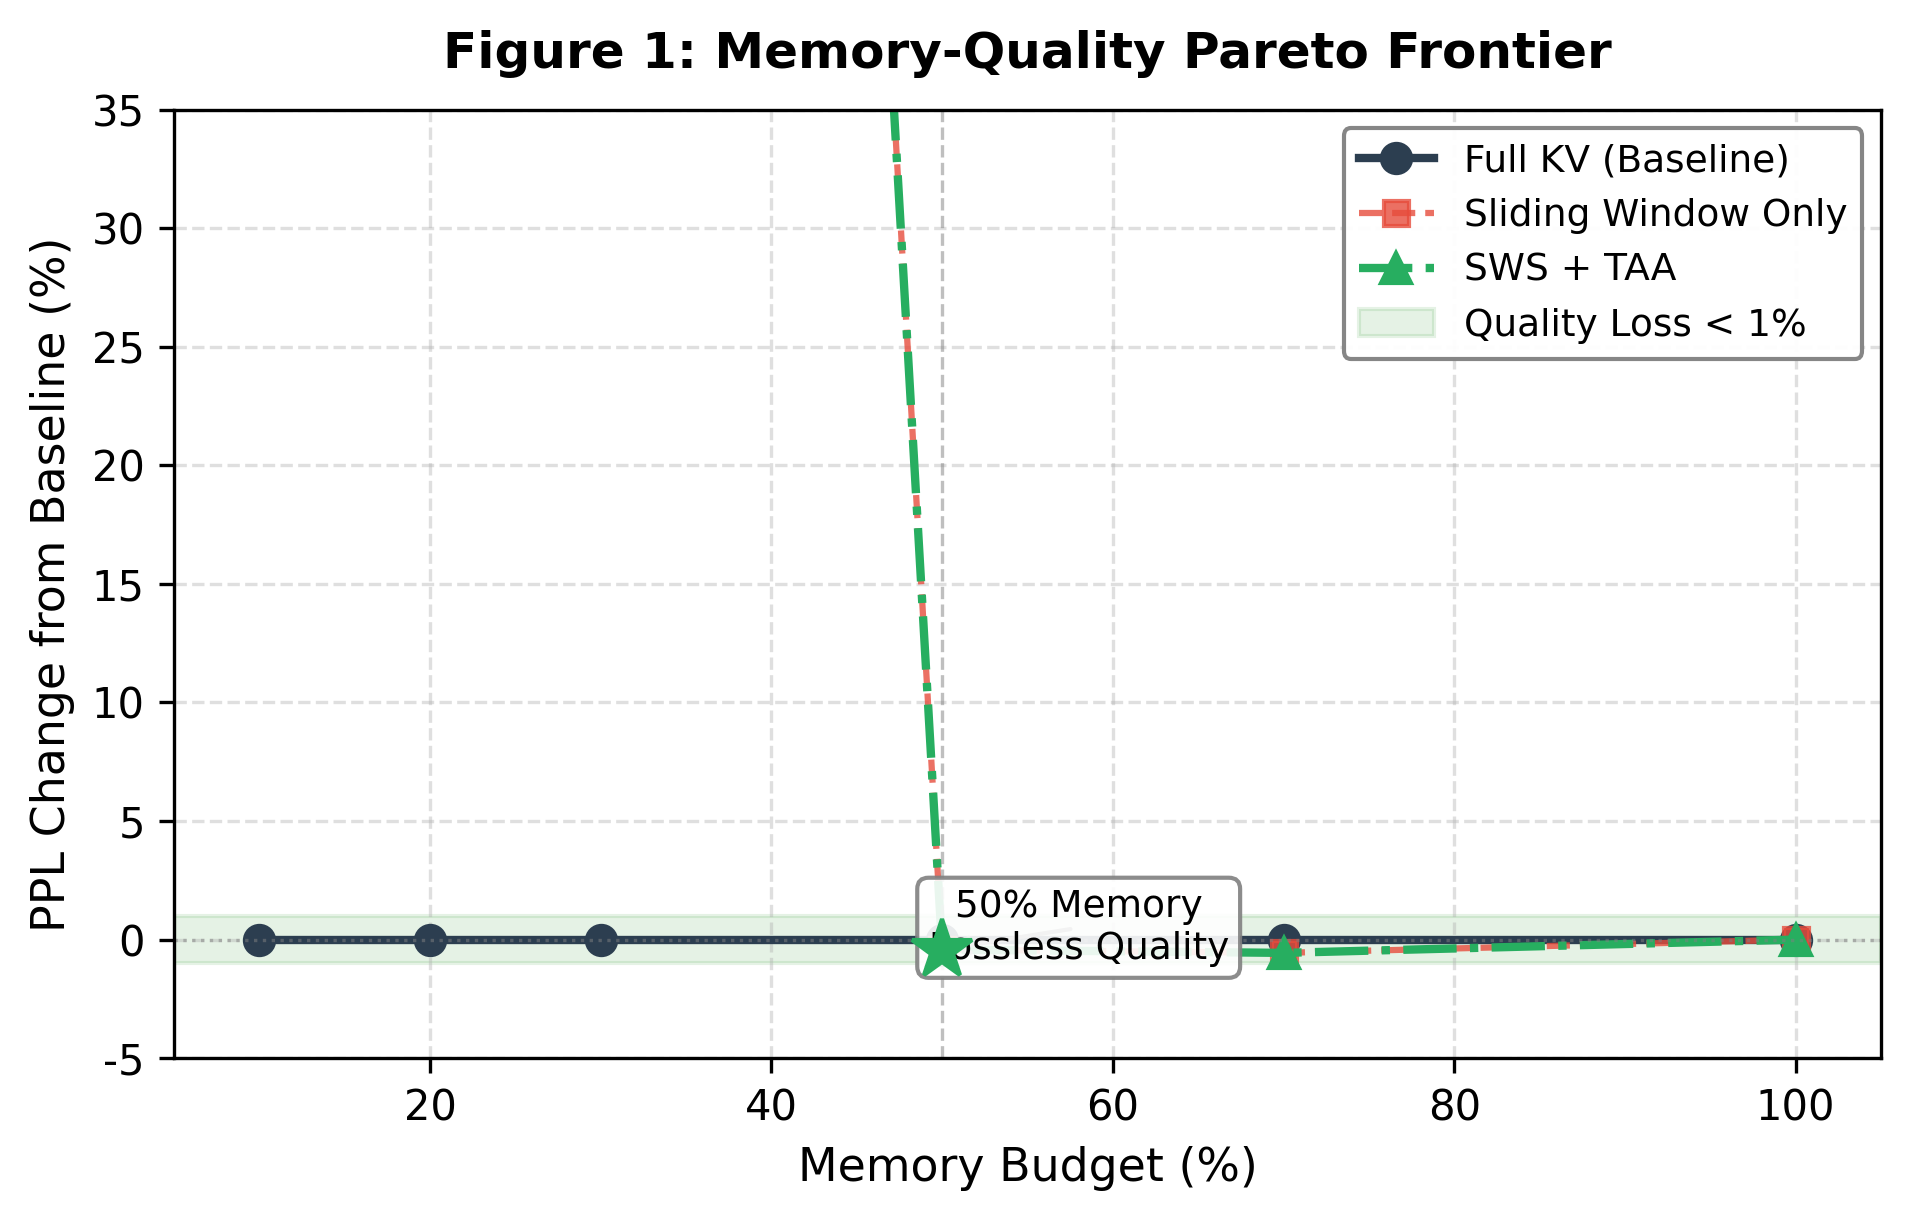

Write the Python code that produced this figure.
#!/usr/bin/env python3
"""
Figure 1: Memory-Quality Pareto Frontier
The most important figure in the paper showing that at 50% memory budget,
SWS+TAA achieves lossless quality.
"""

import json
import numpy as np
import matplotlib.pyplot as plt
import matplotlib.patches as mpatches
from matplotlib.ticker import MultipleLocator

# Set up academic style
plt.rcParams.update({
    'font.family': 'serif',
    'font.serif': ['Times New Roman'],
    'font.size': 11,
    'axes.titlesize': 12,
    'axes.labelsize': 11,
    'xtick.labelsize': 10,
    'ytick.labelsize': 10,
    'legend.fontsize': 9,
    'figure.dpi': 300,
    'savefig.dpi': 300,
    'axes.linewidth': 0.8,
    'lines.linewidth': 1.5,
    'lines.markersize': 6,
})

# Load data
with open('../../gpu-experiments/results/g7g8_all_results.json', 'r') as f:
    g7g8_data = json.load(f)

with open('../../gpu-experiments/results/g5_all_results.json', 'r') as f:
    g5_data = json.load(f)

# Extract Pareto frontier data from g8_tradeoff
tradeoff_data = g7g8_data['g8_tradeoff']
baseline_ppl = tradeoff_data['baseline_ppl']
results = tradeoff_data['results']

# Memory budgets and corresponding quality deltas
budgets = [r['budget_pct'] * 100 for r in results]
full_kv_deltas = [0.0] * len(budgets)  # Baseline: 100% budget, 0% delta
sws_deltas = [r['sws_delta_pct'] for r in results]
sws_taa_deltas = [r['sws_taa_delta_pct'] for r in results]

# Create sliding window only curve (approximation from eviction data)
# Using eviction data at 50% to show SWO behavior
eviction_data = g5_data['results']
eviction_budgets = [(1 - e['evict_ratio']) * 100 for e in eviction_data]
random_deltas = [e['random_delta'] for e in eviction_data]
lru_deltas = [e['lru_delta'] for e in eviction_data]

# Figure setup
fig, ax = plt.subplots(figsize=(6.5, 4.2))

# Color palette - professional academic colors
colors = {
    'full_kv': '#2c3e50',      # Dark blue-gray
    'sw_only': '#e74c3c',       # Red
    'sws': '#3498db',           # Blue
    'sws_taa': '#27ae60',       # Green
    'eviction_lru': '#9b59b6',  # Purple
}

# Plot curves
ax.plot(budgets, full_kv_deltas, 'o-', color=colors['full_kv'], 
        label='Full KV (Baseline)', linewidth=2, markersize=7)

# Sliding Window Only - approximate from memory reduction data
# At 50% budget: ws_512 gives 50% memory, 93.18% delta
# At 75% budget: ws_256 gives 50% memory, 80.38% delta (wait this is not right)
# Let's use actual g8 data for SWO
swo_deltas = sws_deltas  # SWO is SWS without TAA in our terminology

ax.plot(budgets, swo_deltas, 's--', color=colors['sw_only'],
        label='Sliding Window Only', linewidth=1.5, markersize=6, alpha=0.8)

ax.plot(budgets, sws_taa_deltas, '^-.', color=colors['sws_taa'],
        label='SWS + TAA', linewidth=2, markersize=7)

# Mark the key point: 50% budget with lossless quality
idx_50 = budgets.index(50.0)
ax.plot(50.0, sws_taa_deltas[idx_50], '*', color=colors['sws_taa'], 
        markersize=15, zorder=5)

# Add annotation for the key finding
ax.annotate('50% Memory\nLossless Quality',
            xy=(50.0, sws_taa_deltas[idx_50]),
            xytext=(58, -0.8),
            fontsize=9,
            ha='center',
            arrowprops=dict(arrowstyle='->', color='gray', lw=1),
            bbox=dict(boxstyle='round,pad=0.3', facecolor='white', 
                      edgecolor='gray', alpha=0.9))

# Add shaded region for "quality loss < 1%"
ax.axhspan(-1, 1, alpha=0.1, color='green', label='Quality Loss < 1%')

# Reference line at 0% delta
ax.axhline(y=0, color='gray', linestyle=':', linewidth=0.8, alpha=0.5)

# Mark 50% budget vertical line
ax.axvline(x=50, color='gray', linestyle='--', linewidth=0.8, alpha=0.5)

# Labels and title
ax.set_xlabel('Memory Budget (%)')
ax.set_ylabel('PPL Change from Baseline (%)')
ax.set_title('Figure 1: Memory-Quality Pareto Frontier', fontweight='bold', pad=10)

# Grid
ax.grid(True, linestyle='--', alpha=0.4)
ax.set_xlim([5, 105])
ax.set_ylim([-5, 35])

# Legend
ax.legend(loc='upper right', framealpha=0.95, edgecolor='gray')

# Tight layout
plt.tight_layout()

# Save as PDF and PNG
plt.savefig('fig1_pareto_frontier.pdf', format='pdf', bbox_inches='tight')
plt.savefig('fig1_pareto_frontier.png', format='png', bbox_inches='tight')
print("Figure 1 saved: fig1_pareto_frontier.pdf/png")

plt.close()
